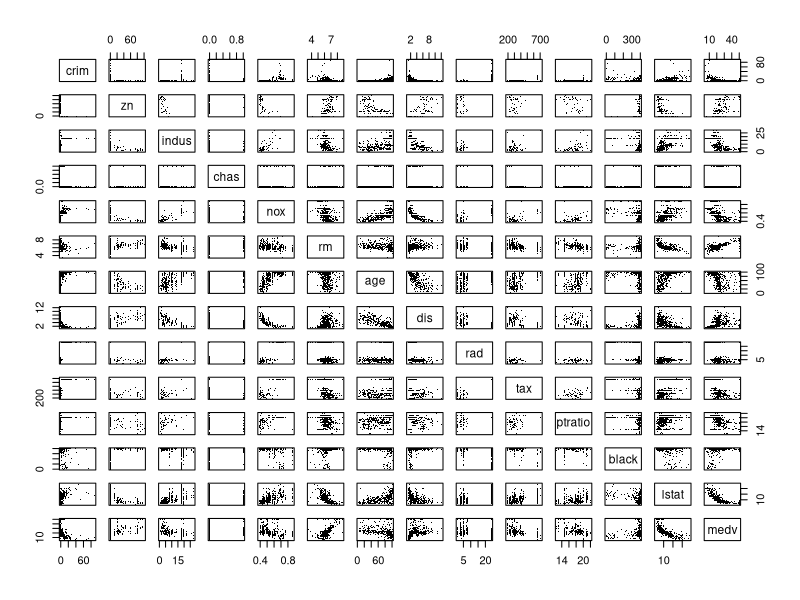
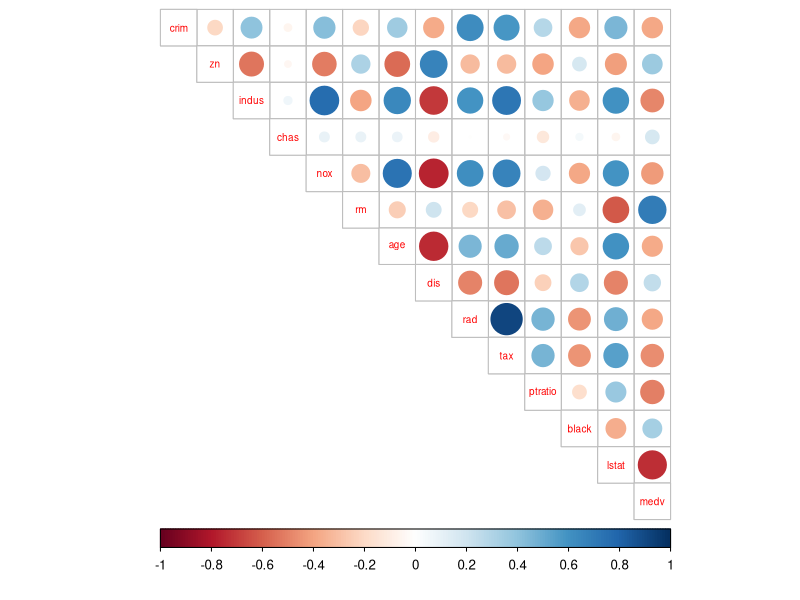
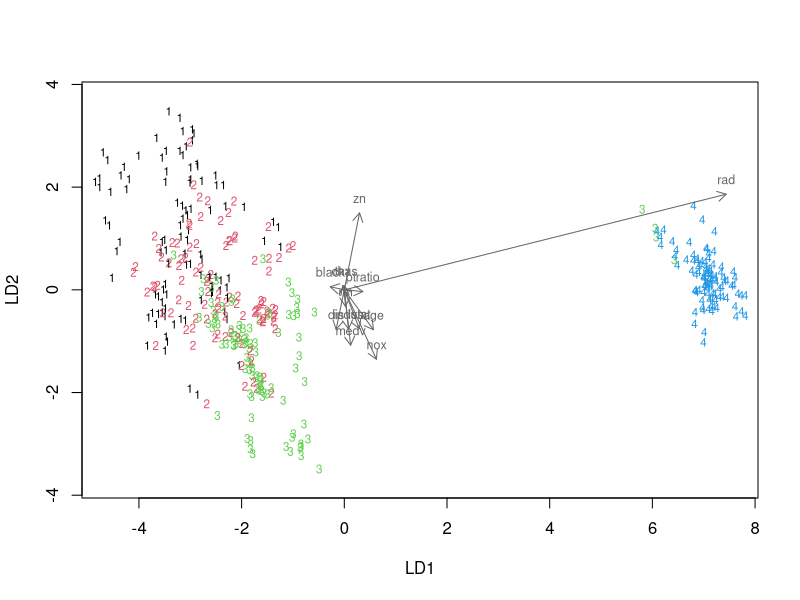
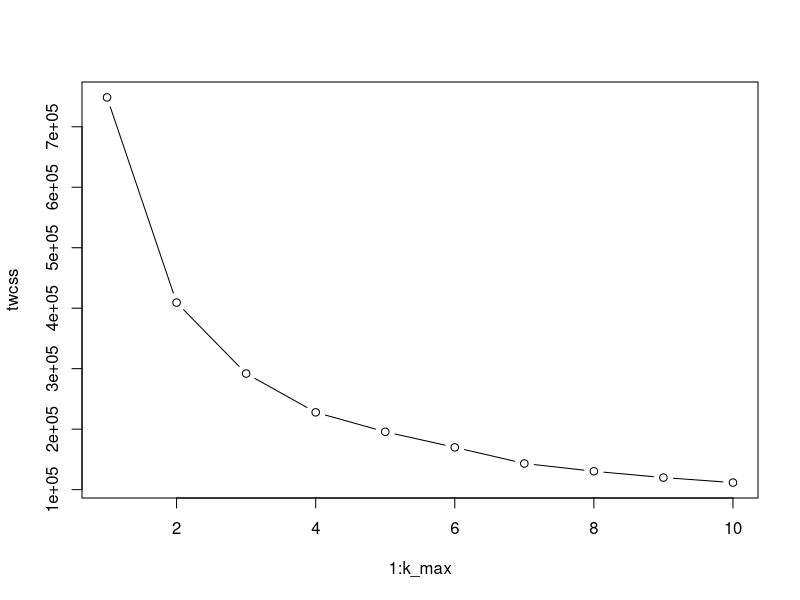
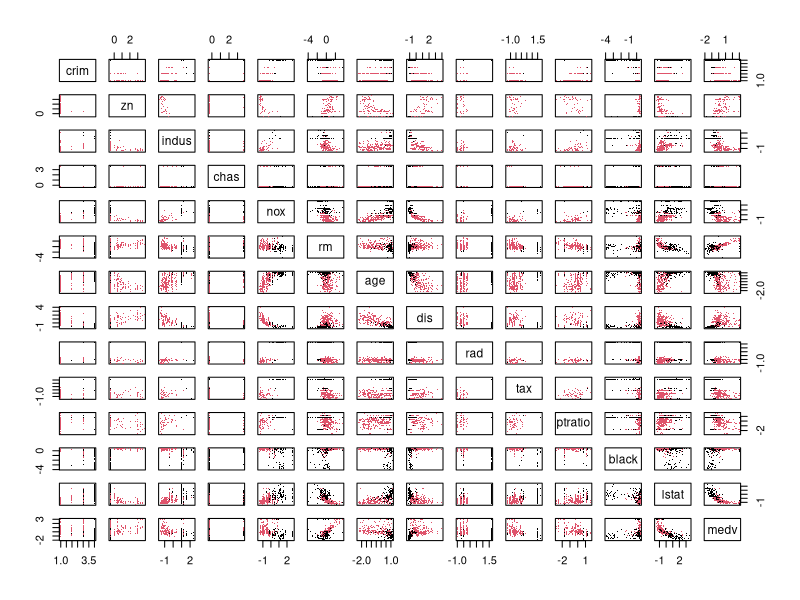

The R source for these figures, in order:
# Henna Kettunen
# 2017-02-15
# Exercise 4: analysis


# Load Boston data
library(dplyr)
library(MASS)
library(corrplot)
library(tidyr)
data(Boston)


# Structure and dimensions
str(Boston)

# Variable summaries and graphical overview
summary(Boston)
pairs(Boston, cex=0.1, pch=16)

# Correlation matrix
cor_matrix<-cor(Boston) 
corrplot(cor_matrix, method="circle", type="upper", cl.pos="b", tl.pos="d", tl.cex=0.6)

# Scaling
bs <- as.data.frame(scale(Boston))
summary(bs)

# Transform 'crim' to a categorical variable
bs$crim <- cut(bs$crim, breaks = quantile(bs$crim), include.lowest = TRUE, labels = c("low", "med_low", "med_high", "high"))

# Look at the table of the new factor crim
table(bs$crim)

# Divide the data to train and test data sets
set.seed(123)
ind <- sample(nrow(bs), nrow(bs)*0.8)
train <- bs[ind,]
test <- bs[-ind,]

# Linear discriminant analysis
lda.fit <- lda(formula=as.numeric(crim) ~ ., data = train)

# print the lda.fit object
lda.fit

# the function for lda biplot arrows
lda.arrows <- function(x, myscale = 1, arrow_heads = 0.1, color = "red", tex = 0.75, choices = c(1,2)){
  heads <- coef(x)
  arrows(x0 = 0, y0 = 0,
         x1 = myscale * heads[,choices[1]],
         y1 = myscale * heads[,choices[2]], col=color, length = arrow_heads)
  text(myscale * heads[,choices], labels = row.names(heads),
       cex = tex, col=color, pos=3)
}

# plot the lda results
classes <- as.numeric(train$crim)
plot(lda.fit, dimen = 2, col = classes)
lda.arrows(lda.fit, myscale = 2, col = "#666666")

# save and remove categorical crime data from test data
crime <- test$crim
test <- dplyr::select(test, -crim)

# predict classes with test data
lda.pred <- predict(lda.fit, newdata = test)

# cross tabulate the results
table(correct = as.numeric(crime), predicted = lda.pred$class)


## K-means

# load MASS and Boston
data('Boston')
bs2 <- as.data.frame(scale(Boston))

# euclidean distance matrix
dist_eu <- dist(bs2)

# k-means clustering
km <-kmeans(dist_eu, centers = 5)



# determine the number of clusters
k_max <- 10

# calculate the total within sum of squares
set.seed(123)
twcss <- sapply(1:k_max, function(k){kmeans(dist_eu, k)$tot.withinss})

# visualize the results
plot(1:k_max, twcss, type='b')

# Optimal number of clusters is when the total of within cluster sum of squares drops drastically
# -> 2 clusters
set.seed(123)
km <-kmeans(dist_eu, centers = 2)

# plot the scaled Boston dataset with clusters
pairs(bs, col = km$cluster,  cex=0.1, pch=16)

